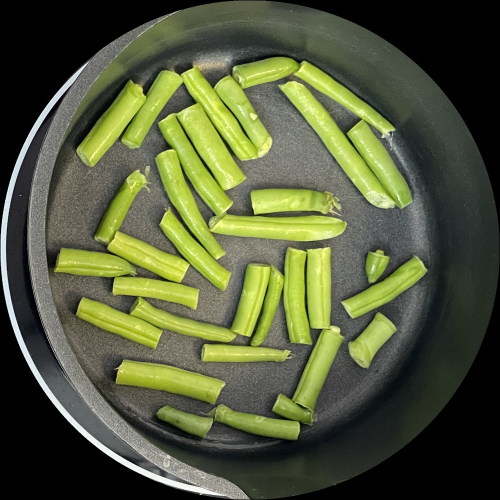
#> input picture Beans/IMG_5801.jpeg, 1000 x 1000 px (shown at 1/2 size); its folder holds only this picture in this run
$ python -i Pasta_detect.py   (imports and definitions only)   (older library calls are emulated)
#> lines starting #> are read from the running program, lines starting #| are printed output that depends on the picture; after the words box and inside, x2 and y2 are one past the last pixel; in counts of white or black regions, pixels touching at a corner belong together
#> further down, picture is the input picture: shape (1000, 1000, 3); mean B, G, R 59.2, 90.6, 84.3
### Pasta_detect/Food.py
import cv2
from enum import Enum
import numpy as np
import random as rng
rng.seed(12345)

class Shape(Enum):
    Circle = 0
    Rectangle = 1

class Food:
    def __init__(self, image, shape):
        self.image = image
        self.shape = shape
        self.area, self.perimeter = self.determineArea(image)
        self.prominentColor = self.determineProminentColor(image)


    def determineArea(self, image):
        gray = cv2.cvtColor(image, cv2.COLOR_BGR2GRAY)
        (ret, binaryImage) = cv2.threshold(gray, 10, 255, cv2.THRESH_BINARY)
        # Find contours
        contours, hierarchy = cv2.findContours(binaryImage, cv2.RETR_EXTERNAL, cv2.CHAIN_APPROX_SIMPLE)
        # Draw contours
        drawing = np.zeros((gray.shape[0], gray.shape[1], 3), dtype=np.uint8)
        highest = 0
        countervalue = 0
        for i in range(len(contours)):
            area = cv2.contourArea(contours[i])
            if area > highest:
                highest = area
                countervalue = i
        color = (rng.randint(0, 256), rng.randint(0, 256), rng.randint(0, 256))
        cv2.drawContours(drawing, contours, countervalue, color, 2, cv2.LINE_8, hierarchy, 0)
        # Show in a window
        cv2.imshow('Contours', drawing)
        return highest, cv2.arcLength(contours[countervalue],True)

    def determineProminentColor(self, img):
        Z = img.reshape((-1, 3))

        # convert to np.float32
        Z = np.float32(Z)

        # define criteria, number of clusters(K) and apply kmeans()
        criteria = (cv2.TERM_CRITERIA_EPS + cv2.TERM_CRITERIA_MAX_ITER, 10, 1.0)
        K = 1
        ret, label, center = cv2.kmeans(Z, K, None, criteria, 10, cv2.KMEANS_RANDOM_CENTERS)

        # Now convert back into uint8, and make original image
        center = np.uint8(center)
        res = center[label.flatten()]
        res2 = res.reshape((img.shape))
        return res2[0][0]

class Meatball(Food):
    def __init__(self, image):
        super(Meatball, self).__init__(image, Shape.Circle)

class Pasta(Food):
    def __init__(self, image):
        super(Pasta, self).__init__(image, Shape.Rectangle)

class Bean(Food):
    def __init__(self, image):
        super(Bean, self).__init__(image, Shape.Rectangle)

### Pasta_detect/Pasta_detect.py
import cv2
import numpy as np
import os
import random
import Food

path = "D:\PythonProjects\Pasta"

def findPasta(image):

    hsv = cv2.cvtColor(image, cv2.COLOR_BGR2HSV)
#> hsv: shape (1000, 1000, 3); mean H, S, V 37.9, 60.4, 91.2

    # Filter out the object by finding the correct color mask
    blur = cv2.GaussianBlur(hsv,(25, 25),cv2.BORDER_DEFAULT)
#> blur: shape (1000, 1000, 3); mean H, S, V 37.9, 60.3, 91.2
    mask = cv2.inRange(blur, (20, 105, 145), (179, 255, 255))
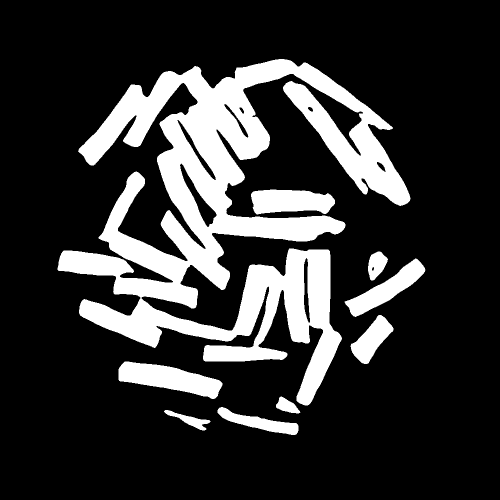
#> mask: shape (1000, 1000) (shown at 1/2 size); 20.1% white; 9 white regions
    # Find the contours of the object
    contours = cv2.findContours(mask, cv2.RETR_EXTERNAL, cv2.CHAIN_APPROX_SIMPLE)
#> contours = 9 contours; largest, box (x1, y1, x2, y2) and area: (115, 118, 821, 811) 170246, (237, 723, 445, 798) 8154, (502, 379, 670, 429) 6444, (689, 517, 851, 634) 5946, (701, 630, 787, 728) 3890

    # Create a new image showing only the filtered out object
    filteredImage = cv2.bitwise_and(image, image, mask=mask)
    cv2.namedWindow("Filtered Image", cv2.WINDOW_NORMAL)
    cv2.resizeWindow("Filtered Image", 500, 500)
    cv2.imshow("Filtered Image", filteredImage)

    kernel = np.array([[1, 1, 1], [1, -8, 1], [1, 1, 1]], dtype=np.float32)
    # Use laplacian filtering and convert it to CV_32F
    # This is because something deeper than CV_8U is needed because of negative values in the kernel
    imgLaplacian = cv2.filter2D(filteredImage, cv2.CV_32F, kernel)
    sharp = np.float32(filteredImage)
    imgResult = sharp - imgLaplacian
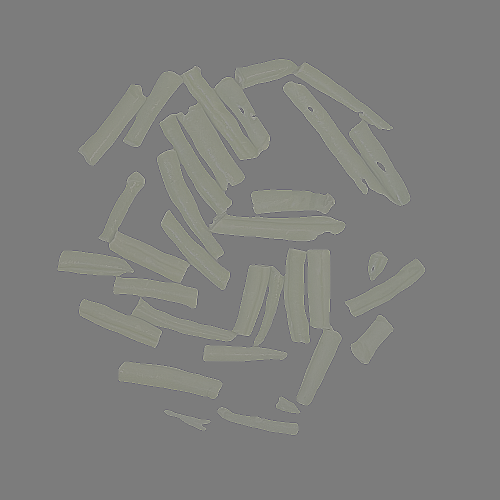
#> imgResult: shape (1000, 1000, 3) float32 (shown at 1/2 size); mean B, G, R 16.3, 40.5, 36.5; drawn with min black and max white

    # Convert the image back to 8bits gray scale
    imgResult = np.clip(imgResult, 0, 255)
    imgResult = imgResult.astype('uint8')
    imgLaplacian = np.clip(imgLaplacian, 0, 255)
    imgLaplacian = np.uint8(imgLaplacian)

    bw = cv2.cvtColor(imgResult, cv2.COLOR_BGR2GRAY)
    _, bw = cv2.threshold(bw, 40, 255, cv2.THRESH_BINARY | cv2.THRESH_OTSU)
#> bw: shape (1000, 1000); 19.7% white; 15 white regions (2 under 20 px), largest, box (x1, y1, x2, y2) and area: (156, 118, 821, 580) 97456, (158, 529, 575, 723) 25948, (566, 497, 684, 811) 19703

    dist = cv2.distanceTransform(bw, cv2.DIST_L2, 3)
    # Normalize the distance image for range = {0.0, 1.0}
    # so we can visualize and threshold it
    cv2.normalize(dist, dist, 0, 1.0, cv2.NORM_MINMAX)
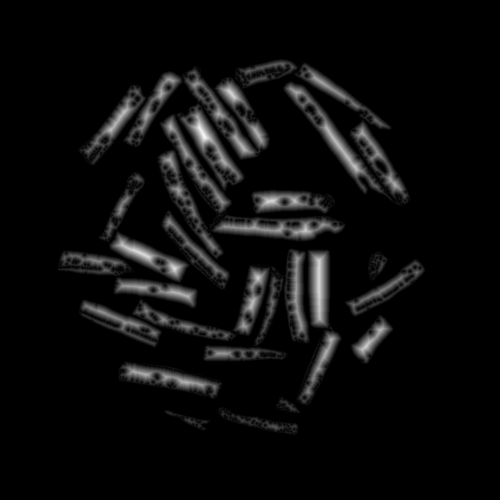
#> dist: shape (1000, 1000) float32 (shown at 1/2 size); min 0, max 1, mean 0.0482

    cv2.namedWindow('Distance Transform Image', cv2.WINDOW_NORMAL)
    cv2.resizeWindow('Distance Transform Image', 500, 500)
    cv2.imshow('Distance Transform Image', dist)

    _, dist = cv2.threshold(dist, 0.4, 1.0, cv2.THRESH_BINARY)
#> dist: shape (1000, 1000) float32; values 0 (black) and 1 (white), 3.9% white; 75 white regions (24 under 20 px), largest, box (x1, y1, x2, y2) and area: (625, 509, 651, 647) 3302, (377, 224, 479, 357) 2680, (636, 219, 730, 352) 2399

    # Dilate a bit the dist image
    kernel1 = np.ones((3,3), dtype=np.uint8)
    dist = cv2.dilate(dist, kernel1)
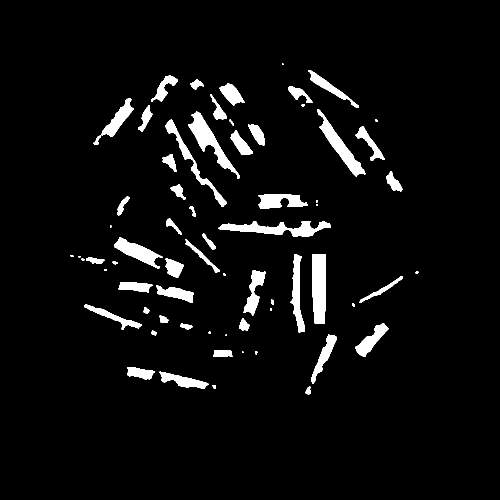
#> dist: shape (1000, 1000) float32 (shown at 1/2 size); values 0 (black) and 1 (white), 5% white; 68 white regions (9 under 20 px), largest, box (x1, y1, x2, y2) and area: (624, 508, 652, 648) 3636, (437, 442, 662, 474) 3255, (376, 223, 480, 358) 3208
    cv2.namedWindow('Peaks', cv2.WINDOW_NORMAL)
    cv2.resizeWindow('Peaks', 500, 500)
    cv2.imshow('Peaks', dist)

    dist_8u = dist.astype('uint8')
#> dist_8u: shape (1000, 1000); values 0 (black) and 1 (white), 5% white; 68 white regions (9 under 20 px)

    # Find total markers
    contours, _ = cv2.findContours(dist_8u, cv2.RETR_EXTERNAL, cv2.CHAIN_APPROX_SIMPLE)
#> contours = 68 contours, 17 with area under 20; largest, box (x1, y1, x2, y2) and area: (624, 508, 652, 648) 3474, (376, 223, 480, 358) 3035, (437, 442, 662, 474) 3002, (635, 218, 731, 353) 2730, (228, 474, 325, 537) 2166
    # Create the marker image for the watershed algorithm
    markers = np.zeros(dist.shape, dtype=np.int32)
    tempImage = np.zeros(dist.shape, dtype=np.int32)

    pastaList = []
    for i in range(len(contours)):
        # Draw the foreground markers
        cv2.drawContours(markers, contours, i, (i+1), -1)

        # Draw the individual markers on seperate images
        cv2.drawContours(tempImage, contours, i, (i+1), -1)
        windowname = "Contour" + str(i)
        tempImage_8u = (tempImage * 10).astype('uint8')
        # Create a new image containing the contents of a single contour
        cnt = cv2.bitwise_and(image, image, mask=tempImage_8u)
        area = cv2.contourArea(contours[i])
        # Crop the new image to the minimal size
        x,y,w,h = cv2.boundingRect(contours[i])
        cropped_image = cnt[y:y+h, x:x+w]
        # Uncomment the line below to display a window for each individual cropped image
        # cv2.imshow(windowname, cropped_image)
        # Save the image and filter out the outliers that are too small
        if(area > 300 and area < 3000):
            pastaPiece = Food.Pasta(image=cropped_image)
            pastaList.append(pastaPiece)
        # Reset the tempImage after each loop so the new image only contains an individual contour
        tempImage = np.zeros(dist.shape, dtype=np.int32)
#> this loop made 68 passes
#> (windowname, area, x, y, w, h) on passes 1, 2, 11, 12, 14, 15, 17, 19, 20, 28, 31, 34: ('Contour0', 97.5, 611, 773, 10, 16), ('Contour1', 32.5, 425, 770, 7, 8), ('Contour10', 62.5, 302, 661, 11, 10), ('Contour11', 162.5, 360, 647, 25, 13), ('Contour13', 297, 478, 637, 21, 24), ('Contour14', 163, 319, 631, 18, 15), ('Contour16', 90, 287, 614, 12, 14), ('Contour18', 22, 704, 607, 6, 7), ('Contour19', 37.5, 542, 599, 6, 11), ('Contour27', 36.5, 225, 523, 11, 6), ('Contour30', 264, 172, 515, 37, 13), ('Contour33', 3473.5, 624, 508, 28, 140)
#> (windowname, area, x, y, w, h) on passes 4, 7, 22, 23, 29, 36: ('Contour3', 832, 254, 734, 56, 25), ('Contour6', 435.5, 426, 700, 39, 14), ('Contour21', 890, 237, 564, 68, 21), ('Contour22', 565.5, 719, 552, 87, 54), ('Contour28', 845, 331, 517, 36, 38), ('Contour35', 540.5, 371, 478, 69, 67)
#> pass 1, in findPasta, `tempImage_8u = (tempImage * 10).astype('uint8')`:
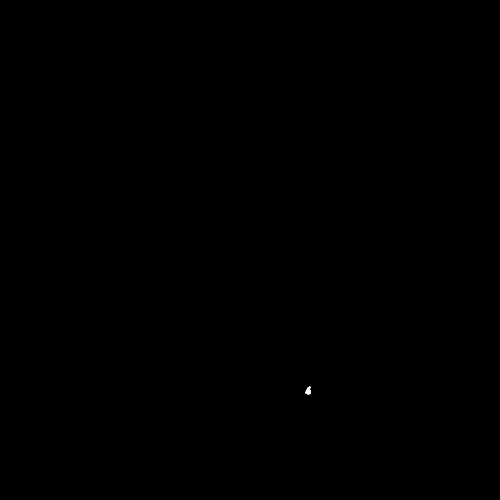
#> tempImage_8u: shape (1000, 1000) (shown at 1/2 size); values 0 (black) and 10 (white), 0.01% white; 1 white region, box (x1, y1, x2, y2) and area: (611, 773, 621, 789) 118
#> after the loop:
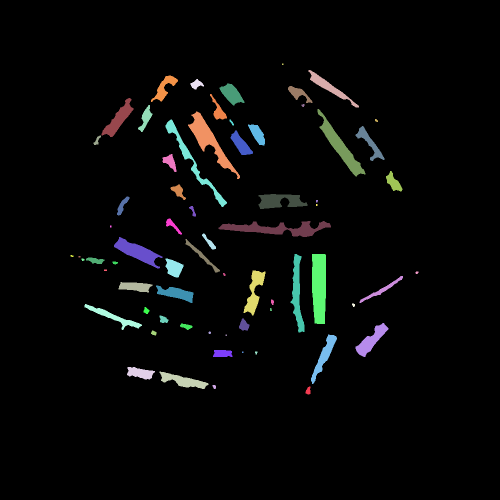
#> markers: shape (1000, 1000) int32 (shown at 1/2 size); 69 distinct labels, from 0 to 68; one colour per label, 0 black
#> after the loop: tempImage: shape (1000, 1000) int32; every value is 0
#> after the loop, pastaList = 31 items

    # Draw the background marker
    cv2.circle(markers, (5,5), 3, (255,255,255), -1)
#> markers: shape (1000, 1000) int32; 70 distinct labels, from 0 to 255
    markers_8u = (markers * 10).astype('uint8')

    cv2.namedWindow('Markers', cv2.WINDOW_NORMAL)
    cv2.resizeWindow('Markers', 500, 500)
    cv2.imshow('Markers', markers_8u)

    cv2.watershed(imgResult, markers)
    mark = markers.astype('uint8')
    mark = cv2.bitwise_not(mark)
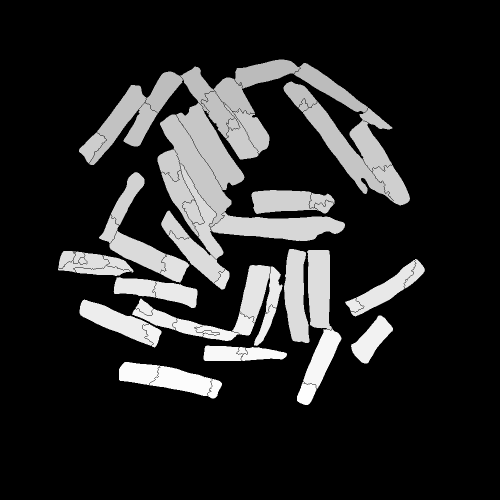
#> mark: shape (1000, 1000) (shown at 1/2 size); min 0, max 254, mean 39.8

    cv2.namedWindow('Markers_v2', cv2.WINDOW_NORMAL)
    cv2.resizeWindow('Markers_v2', 500, 500)
    cv2.imshow('Markers_v2', mark)


    return pastaList

# [11 lines not run here, left out]

>>> import cv2
>>> picture = cv2.imread('../Beans/IMG_5801.jpeg')
>>> result = findPasta(picture)
#> result = 31 items
